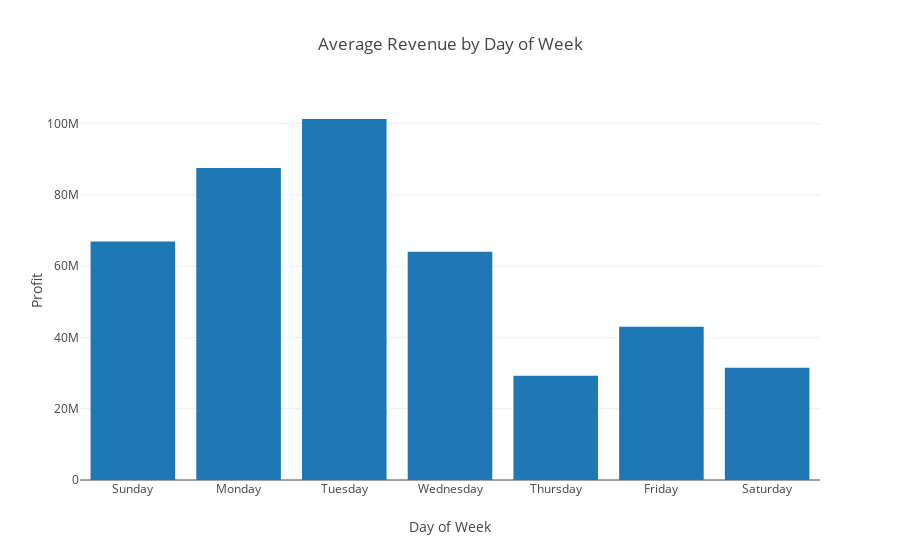

The cell this chart's notebook holds for it:
### Code cell
bar_data = [go.Bar(x=['Sunday', 'Monday', 'Tuesday', 'Wednesday', 'Thursday', 'Friday', 'Saturday']\
                   , y=profit_by_dow["profit"])]

py.offline.iplot({ 'data': bar_data,
            'layout': {
               'title': 'Average Revenue by Day of Week',
               'xaxis': {
                 'title': 'Day of Week'},
               'yaxis': {
                'title': 'Profit'}
        }})

### Figure 1 — Plotly figure (JSON) as saved in the notebook; plotly's stock layout.template omitted (floating-point values rounded to 4 significant figures)
{"data": [{"type": "bar", "uid": "e11ca91f-5569-4e7f-bb5c-01afbe5f74f1", "x": ["Sunday", "Monday", "Tuesday", "Wednesday", "Thursday", "Friday", "Saturday"], "y": [66930000.0, 87550000.0, 101300000.0, 64040000.0, 29270000.0, 43010000.0, 31450000.0]}], "layout": {"title": "Average Revenue by Day of Week", "xaxis": {"title": "Day of Week"}, "yaxis": {"title": "Profit"}}}
